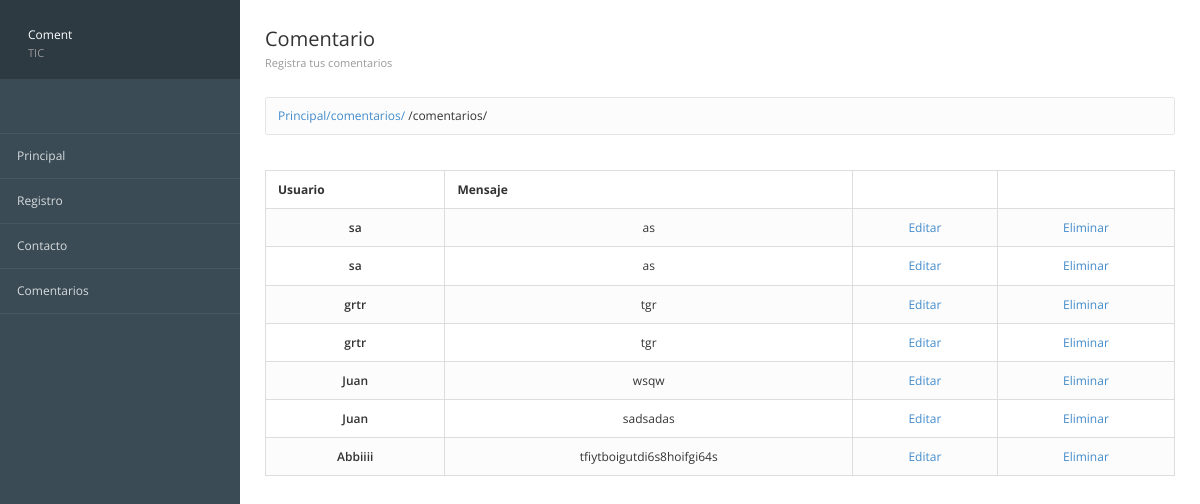
The app's page /comentarios/, older data.
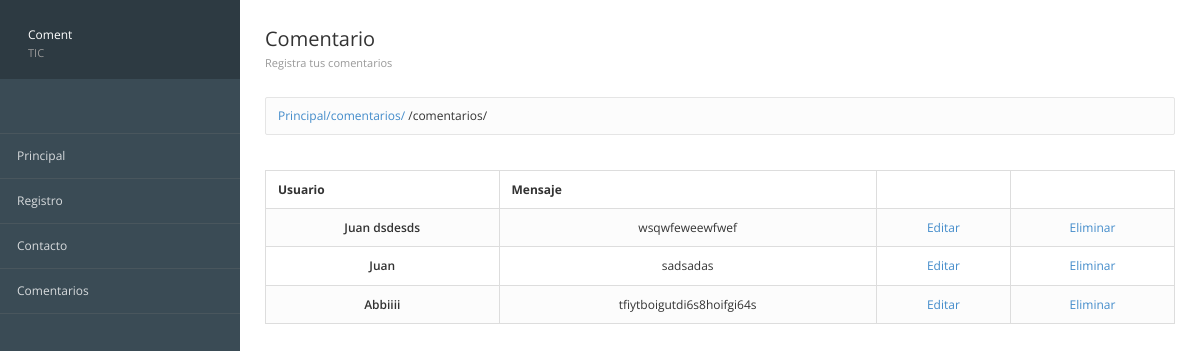
The same page, newer data.
### registros/models.py (models this page shows, shortened)
class ComentarioContacto(models.Model):
    id = models.AutoField(primary_key=True, verbose_name="Clave")
    usuario = models.CharField(max_length=100, verbose_name="Usuario")
    mensaje = models.TextField(verbose_name="Comentario")
    created = models.DateTimeField(auto_now_add=True, verbose_name="Registrado")
    class Meta:
        verbose_name = "Comentario Contacto"
        verbose_name_plural = "Comentarios Contactos"
        ordering = ["-created"]

### registros/views.py (the view)
# urls.py: path('comentarios/', views_registros.coment, name='Comentario'),
def coment(request):
    comentarios = ComentarioContacto.objects.all()
    return render(request, 'registros/comentarios.html', {'comentarios': comentarios})

### registros/templates/registros/comentarios.html (shortened to what this page needs)
{% extends 'inicio/encabezado.html' %} {% block imagen %} {%load static%} {% endblock %} {% block text %} Coment <span>TIC</span> {% endblock %}
%} {% block encabezado %}
<div class="page-header">
    <div class="page-title">
        <h3>Comentario
            <small>Registra tus comentarios</small></h3>
    </div>
</div>
{% endblock %}
{% block contenido %}
<table class="table table-bordered table-striped">
    <thead>
        <tr>
            <th>Usuario</th>
            <th>Mensaje</th>
            <th></th>
            <th></th>
        </tr>
    </thead>
    <tbody>
        {% for coments in comentarios %}
        <tr style="text-align: center;">
            <td class="text-semibold">{{coments.usuario}}</td>
            <td class="muted">{{coments.mensaje}}</td>
            <td class="muted"><a href="{%url 'ConsultarIndividual' coments.id %}">Editar</a>
            </td>
            <td class="text-center"><a href="{%url 'Eliminar' coments.id%}">Eliminar</a></td>
        </tr>
        {% endfor %}
    </tbody>
</table>
{% endblock %}

Row changes from the older to the newer data that the page shows:
removed ComentarioContacto: usuario "sa", mensaje "as"
removed ComentarioContacto: usuario "sa", mensaje "as"
removed ComentarioContacto: usuario "grtr", mensaje "tgr"
removed ComentarioContacto: usuario "grtr", mensaje "tgr"
changed ComentarioContacto: usuario "Juan" → "Juan dsdesds"; mensaje "wsqw" → "wsqwfeweewfwef"
